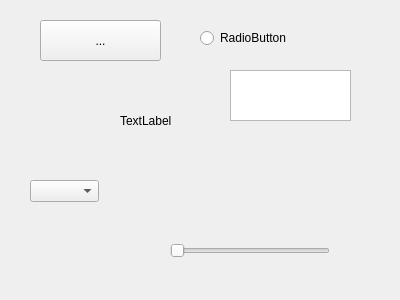
<?xml version="1.0" encoding="UTF-8"?>
<ui version="4.0">
 <class>Widget</class>
 <widget class="QWidget" name="Widget">
  <property name="geometry">
   <rect>
    <x>0</x>
    <y>0</y>
    <width>400</width>
    <height>300</height>
   </rect>
  </property>
  <property name="windowTitle">
   <string>Widget</string>
  </property>
  <widget class="QLabel" name="label">
   <property name="geometry">
    <rect>
     <x>120</x>
     <y>100</y>
     <width>151</width>
     <height>41</height>
    </rect>
   </property>
   <property name="text">
    <string>TextLabel</string>
   </property>
  </widget>
  <widget class="QToolButton" name="toolButton">
   <property name="geometry">
    <rect>
     <x>40</x>
     <y>20</y>
     <width>121</width>
     <height>41</height>
    </rect>
   </property>
   <property name="text">
    <string>...</string>
   </property>
  </widget>
  <widget class="QRadioButton" name="radioButton">
   <property name="geometry">
    <rect>
     <x>200</x>
     <y>30</y>
     <width>89</width>
     <height>16</height>
    </rect>
   </property>
   <property name="text">
    <string>RadioButton</string>
   </property>
  </widget>
  <widget class="QListWidget" name="listWidget">
   <property name="geometry">
    <rect>
     <x>230</x>
     <y>70</y>
     <width>121</width>
     <height>51</height>
    </rect>
   </property>
  </widget>
  <widget class="QStackedWidget" name="stackedWidget">
   <property name="geometry">
    <rect>
     <x>30</x>
     <y>70</y>
     <width>71</width>
     <height>91</height>
    </rect>
   </property>
   <property name="currentIndex">
    <number>0</number>
   </property>
   <widget class="QWidget" name="page"/>
   <widget class="QWidget" name="page_2"/>
  </widget>
  <widget class="QComboBox" name="comboBox">
   <property name="geometry">
    <rect>
     <x>30</x>
     <y>180</y>
     <width>69</width>
     <height>22</height>
    </rect>
   </property>
  </widget>
  <widget class="QSlider" name="horizontalSlider">
   <property name="geometry">
    <rect>
     <x>170</x>
     <y>240</y>
     <width>160</width>
     <height>22</height>
    </rect>
   </property>
   <property name="orientation">
    <enum>Qt::Horizontal</enum>
   </property>
  </widget>
 </widget>
 <layoutdefault spacing="6" margin="11"/>
 <resources/>
 <connections/>
</ui>
